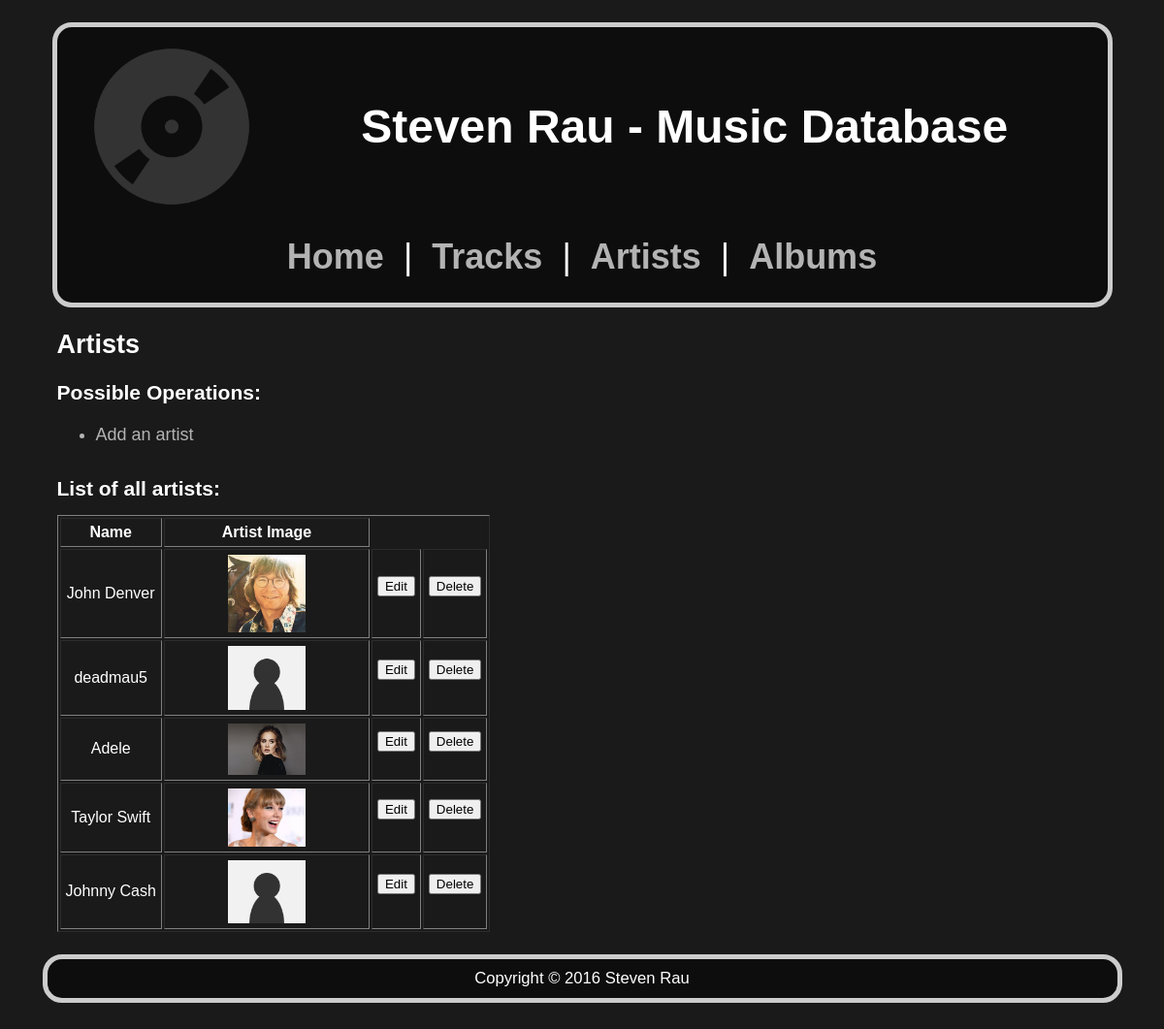
Before: /view/artists/artists.php with the older database file.
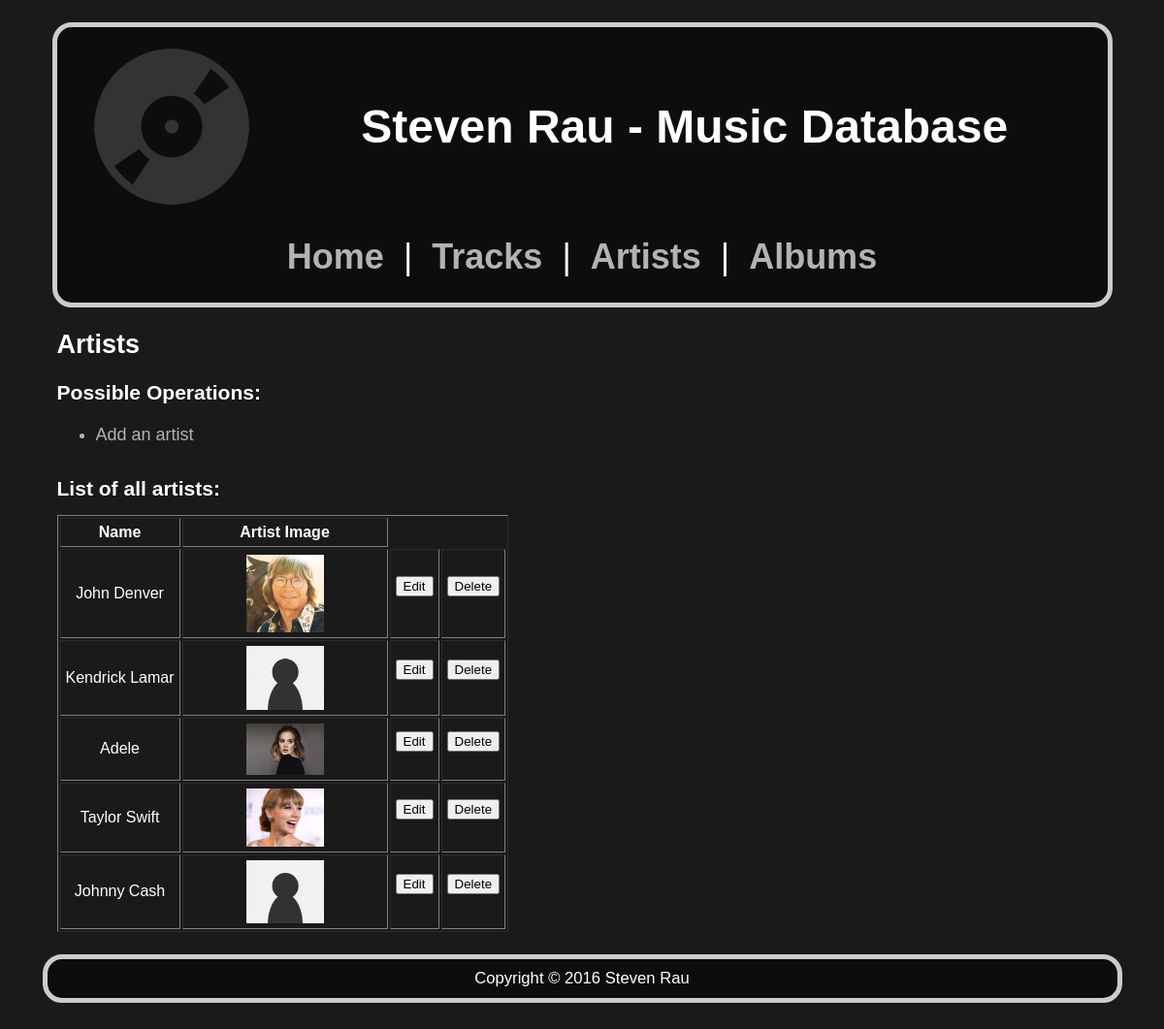
After: the same page with the newer database file.
### tables this page shows
CREATE TABLE IF NOT EXISTS artists
(
  id             int(6)       UNSIGNED AUTO_INCREMENT PRIMARY KEY,
  name           varchar(50)  NOT NULL,
  thumbnail_url  varchar(256) DEFAULT '/350_a2/artist_thumbnail/default.png'
            
            
            
            
);

### model/artists.php (called while the page is built, shortened)
<?php
     class Artist
     {
          public function __construct($id, $name, $tumbnail_url)
          {
               $this->name = $name;
               $this->thumbnail_url = $tumbnail_url;
          }
          public static function getArtistsList()
          {
               $list = [];
               $db = Database::getInstance();
               $req = $db->query('SELECT * FROM artists');
               while ($artist = $req->fetch_assoc())
               {
                    $list[] = new Artist($artist['id'], $artist['name'], $artist['thumbnail_url']);
               }
               return $list;
          }
     }
?>

### controller/artists_controller.php (called while the page is built, shortened)
<?php
include_once("../../model/artists.php");
class Artists_Controller
{
     public function getAllArtists()
     {
          return Artist::getArtistsList();
     }
}
?>

### view/artists/artists.php (the view, shortened to what this page needs)
<?php
    include("../../controller/artists_controller.php");
    $controller = new Artists_Controller();
    $artistsList = $controller->getAllArtists();
?>
<html lang="en">
    <head>
        <link rel="stylesheet" type="text/css" href="/350_a2/a2Style.css">
    </head>
    <body>
        <header>
            <a href="/350_a2/index.php"><img id="header_logo" src="/350_a2/icons/site_logo.png" alt="logo" width='15%' height='auto' /></a>
            <h1 id="site_title">Steven Rau - Music Database</h1>
            <nav>
                <a class="navigation" href="/350_a2/index.php">Home</a> |
                <a class="navigation" href="/350_a2/view/tracks/tracks.php">Tracks</a> |
                <a class="navigation" href="/350_a2/view/artists/artists.php">Artists</a> |
                <a class="navigation" href="/350_a2/view/albums/albums.php">Albums</a>
            </nav>
        </header>
        <div id="home_main">
            <h2> Artists  </h2>
            <h3 class="operation_header"> Possible Operations: </h3>
            <ul id="operation_list">
                <li class="operation_list">
                    <a class="operation_list" href="artistAdd.php"> Add an artist </a>
                </li>
            </ul>
            <h3 class="operation_header"> List of all artists: </h3>
            <table id="artist_list" border="1" cellpadding="5">
                <tr>
                    <td class="artist_list_header">Name</td>
                    <td class="artist_list_header">Artist Image</td>
                </tr>
                <?php foreach ($artistsList as $curArtist) : ?>
                <tr>
                    <td> <?php echo $curArtist->name ?></td>
                    <td class="imgCol"> <img class="artistImg" src=" <?php echo $curArtist->thumbnail_url ?>" /></td>
                    <td>
                        <form name="editArtist" action="artistUpdate.php" method="GET">
                            <input type="submit" name="editArtist" value="Edit"/>
                        </form>
                    </td>
                    <td>
                        <form name="deleteArtist" action="artistDelete.php" method="GET">
                            <input type="submit" name="deleteArtist" value="Delete"/>
                        </form>
                    </td>
                </tr>
                <?php endforeach; ?>
            </table>
        </div>
        <footer>
            <small id="footer_copyright">Copyright &copy; 2016 Steven Rau</small>
        </footer>
    </body>
</html>

### a2Style.css (style rules this page uses)
body { font-family: "Arial", Gadget, sans-serif; font-size: 20px; color: #ffffff; margin:15px; padding: 15px; padding-top: 0px; background-color: #1a1a1a; }
header { text-align:center; border-radius: 1em; background:#0d0d0d; border:5px solid #CCC; width:95%; margin:2% auto; padding-bottom: 15px; padding }
#header_logo { border-radius: 1em; padding: 2%; vertical-align: middle; display:inline; }
#site_title { padding-left:8%; padding-right:8%; font-size:4vw; vertical-align: middle; text-align:center; display:inline-block; color:#ffffff; }
.navigation { font-weight: bold; padding: 10px; text-decoration: none; color:#b3b3b3; }
nav { font-size:3vw; text-align:center; margin:1%; color:#ffffff; }
.operation_header { margin: 0px; padding: 0px; }
#operation_list { padding-top: 6px; margin-top: 15px; }
.operation_list { padding-bottom: 15px; text-decoration: none; color:#b3b3b3; }
#home_main { font-size:1.5vw; margin:2% auto; width:95%; }
ul { text-decoration: none; color:#b3b3b3; }
#artist_list { text-align:center; margin-top: 15px; margin-bottom: 15px; }
.artist_list_header { font-weight: bold; }
.artistImg { width: 40%; height:auto; }
.imgCol { width: 200px; }
footer { text-align:center; border-radius: 1em; background:#0d0d0d; border:5px solid #CCC; width:95%; margin:2% auto; padding: 10px; }

Changed rows visible on the page:
changed artists: name "deadmau5" → "Kendrick Lamar"
